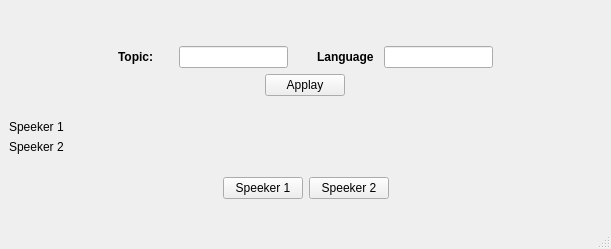
<?xml version="1.0" encoding="UTF-8"?>
<ui version="4.0">
 <class>MainWindow</class>
 <widget class="QMainWindow" name="MainWindow">
  <property name="geometry">
   <rect>
    <x>0</x>
    <y>0</y>
    <width>611</width>
    <height>249</height>
   </rect>
  </property>
  <property name="minimumSize">
   <size>
    <width>611</width>
    <height>249</height>
   </size>
  </property>
  <property name="maximumSize">
   <size>
    <width>611</width>
    <height>249</height>
   </size>
  </property>
  <property name="windowTitle">
   <string>Transcriptor</string>
  </property>
  <property name="windowIcon">
   <iconset resource="imgs.qrc">
    <normaloff>:/logo/icon.png</normaloff>:/logo/icon.png</iconset>
  </property>
  <widget class="QWidget" name="centralwidget">
   <property name="minimumSize">
    <size>
     <width>0</width>
     <height>208</height>
    </size>
   </property>
   <property name="maximumSize">
    <size>
     <width>611</width>
     <height>208</height>
    </size>
   </property>
   <layout class="QVBoxLayout" name="verticalLayout">
    <item alignment="Qt::AlignHCenter">
     <widget class="QLabel" name="StatusLabel">
      <property name="font">
       <font>
        <weight>75</weight>
        <bold>true</bold>
       </font>
      </property>
      <property name="text">
       <string/>
      </property>
     </widget>
    </item>
    <item>
     <spacer name="verticalSpacer_3">
      <property name="orientation">
       <enum>Qt::Vertical</enum>
      </property>
      <property name="sizeHint" stdset="0">
       <size>
        <width>20</width>
        <height>40</height>
       </size>
      </property>
     </spacer>
    </item>
    <item>
     <layout class="QHBoxLayout" name="horizontalLayout_4">
      <item>
       <spacer name="horizontalSpacer_4">
        <property name="orientation">
         <enum>Qt::Horizontal</enum>
        </property>
        <property name="sizeHint" stdset="0">
         <size>
          <width>40</width>
          <height>20</height>
         </size>
        </property>
       </spacer>
      </item>
      <item>
       <widget class="QLabel" name="TopicLabel">
        <property name="font">
         <font>
          <weight>75</weight>
          <bold>true</bold>
         </font>
        </property>
        <property name="styleSheet">
         <string notr="true">min-width:55px;
max-width:55px;</string>
        </property>
        <property name="text">
         <string>Topic:</string>
        </property>
       </widget>
      </item>
      <item>
       <widget class="QLineEdit" name="TopicLineEdit"/>
      </item>
      <item>
       <widget class="QLabel" name="LanguageLabel">
        <property name="font">
         <font>
          <weight>75</weight>
          <bold>true</bold>
         </font>
        </property>
        <property name="styleSheet">
         <string notr="true">margin-left:20px</string>
        </property>
        <property name="text">
         <string>Language</string>
        </property>
        <property name="margin">
         <number>0</number>
        </property>
       </widget>
      </item>
      <item alignment="Qt::AlignVCenter">
       <widget class="QLineEdit" name="LanguageLineEdit"/>
      </item>
      <item>
       <spacer name="horizontalSpacer_5">
        <property name="orientation">
         <enum>Qt::Horizontal</enum>
        </property>
        <property name="sizeHint" stdset="0">
         <size>
          <width>40</width>
          <height>20</height>
         </size>
        </property>
       </spacer>
      </item>
     </layout>
    </item>
    <item alignment="Qt::AlignHCenter">
     <widget class="QPushButton" name="ApplayButton">
      <property name="text">
       <string>Applay</string>
      </property>
     </widget>
    </item>
    <item>
     <spacer name="verticalSpacer">
      <property name="orientation">
       <enum>Qt::Vertical</enum>
      </property>
      <property name="sizeHint" stdset="0">
       <size>
        <width>20</width>
        <height>40</height>
       </size>
      </property>
     </spacer>
    </item>
    <item>
     <layout class="QHBoxLayout" name="horizontalLayout_2">
      <item>
       <widget class="QLabel" name="Speeker1Label">
        <property name="styleSheet">
         <string notr="true">min-width:55px;
max-width:55px;</string>
        </property>
        <property name="text">
         <string>Speeker 1: </string>
        </property>
       </widget>
      </item>
      <item>
       <widget class="QLabel" name="Speeker1Result">
        <property name="text">
         <string/>
        </property>
       </widget>
      </item>
     </layout>
    </item>
    <item>
     <layout class="QHBoxLayout" name="horizontalLayout_3">
      <item>
       <widget class="QLabel" name="Speeker2Label">
        <property name="styleSheet">
         <string notr="true">min-width:55px;
max-width:55px;</string>
        </property>
        <property name="text">
         <string>Speeker 2: </string>
        </property>
       </widget>
      </item>
      <item>
       <widget class="QLabel" name="Speeker2Result">
        <property name="text">
         <string/>
        </property>
       </widget>
      </item>
     </layout>
    </item>
    <item>
     <spacer name="verticalSpacer_2">
      <property name="orientation">
       <enum>Qt::Vertical</enum>
      </property>
      <property name="sizeHint" stdset="0">
       <size>
        <width>20</width>
        <height>40</height>
       </size>
      </property>
     </spacer>
    </item>
    <item>
     <layout class="QHBoxLayout" name="horizontalLayout">
      <item>
       <spacer name="horizontalSpacer">
        <property name="orientation">
         <enum>Qt::Horizontal</enum>
        </property>
        <property name="sizeHint" stdset="0">
         <size>
          <width>40</width>
          <height>20</height>
         </size>
        </property>
       </spacer>
      </item>
      <item>
       <widget class="QPushButton" name="Speeker1Button">
        <property name="text">
         <string>Speeker 1</string>
        </property>
       </widget>
      </item>
      <item>
       <widget class="QPushButton" name="Speeker2Button">
        <property name="text">
         <string>Speeker 2</string>
        </property>
       </widget>
      </item>
      <item>
       <spacer name="horizontalSpacer_2">
        <property name="orientation">
         <enum>Qt::Horizontal</enum>
        </property>
        <property name="sizeHint" stdset="0">
         <size>
          <width>40</width>
          <height>20</height>
         </size>
        </property>
       </spacer>
      </item>
     </layout>
    </item>
   </layout>
  </widget>
  <widget class="QMenuBar" name="menubar">
   <property name="geometry">
    <rect>
     <x>0</x>
     <y>0</y>
     <width>611</width>
     <height>21</height>
    </rect>
   </property>
  </widget>
  <widget class="QStatusBar" name="statusbar"/>
 </widget>
 <resources>
  <include location="imgs.qrc"/>
 </resources>
 <connections/>
</ui>
